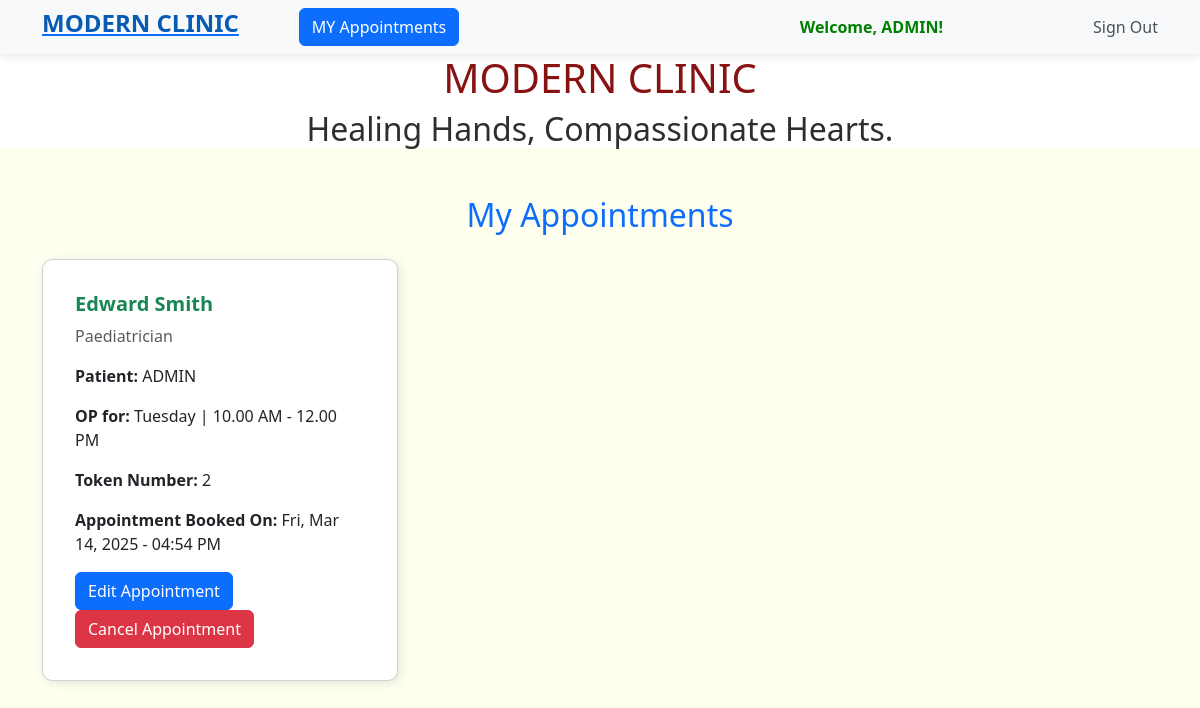
Page /my_appointments/ (signed in) on the committed database.
### booking/models.py (models this page shows, shortened)
class Appointment(models.Model):
    user = models.ForeignKey(User,on_delete=models.CASCADE)
    contact_no = models.PositiveIntegerField(null=True)
    doctor = models.ForeignKey(TeamofDoctors,on_delete=models.CASCADE)
    token = models.OneToOneField(Token,on_delete=models.CASCADE)
    booking_datetime = models.DateTimeField(default=timezone.now)

class TeamofDoctors(models.Model):
    name = models.CharField(max_length=50,null=True,blank=True)
    specialization = models.CharField(max_length=50,null=True,blank=True)
    op_date = models.CharField(max_length=250,null=True,blank=True)

class Token(models.Model):
    doctor = models.ForeignKey(TeamofDoctors,on_delete=models.CASCADE)
    token_number = models.PositiveIntegerField()
    is_booked = models.BooleanField(default=False)

### booking/views.py (the view)
# urls.py: path('my_appointments/',views.view_appointments,name="my_appointments"),
@login_required
def view_appointments(request):
    appointments = Appointment.objects.filter(user=request.user)
    return render(request,"booking/my_appointments.html",{'appointments':appointments})

### booking/templates/booking/my_appointments.html (shortened to what this page needs)
<!DOCTYPE html>
{% extends 'booking/home.html'%}
{% block content %}
<html lang="en">
<head>
    <link rel="stylesheet" href="https://cdn.jsdelivr.net/npm/bootstrap@5.3.0/dist/css/bootstrap.min.css">
</head>
<body>
    <div class="container mt-5">
        <h2 class="text-center text-primary mb-4">My Appointments</h2>
        <div class="row">
            {% if appointments %}
                {% for appointment in appointments %}
                <div class="col-md-4 mb-4">
                    <div class="card appointment-card p-3">
                        <div class="card-body">
                            <h5 class="card-title text-success"><strong>{{ appointment.doctor.name }}</strong></h5>
                            <p class="text-muted">{{ appointment.doctor.specialization }}</p>
                            <p><strong>Patient:</strong> {{ appointment.user | upper}}</p>
                            <p><strong>OP for:</strong> {{ appointment.doctor.op_date}}</p>
                            <p><strong>Token Number:</strong> {{ appointment.token.token_number }}</p>
                            <p><strong>Appointment Booked On: </strong>{{ appointment.booking_datetime|date:"D, M d, Y - h:i A" }}</p>
                            <a href="{% url 'edit_appointment' appointment.doctor.id appointment.token.token_number %}"><button class="btn btn-primary">Edit Appointment</button></a>
                           <a href="{% url 'cancel_appointment' appointment.doctor.id appointment.token.token_number %}"><button class="btn btn-danger">Cancel Appointment</button></a>
                        </div>
                    </div>
                </div>
                {% endfor %}
            {% else %}
                <div class="col-12 text-center">
                    <h4 class="text-danger">No Appointments Found</h4>
                </div>
            {% endif %}
        </div>
    </div>
</body>
</html>
{% endblock %}

### booking/templates/booking/home.html (shortened to what this page needs)
<!DOCTYPE html>
<html lang="en">
<head>
    <link rel="stylesheet" href="https://cdn.jsdelivr.net/npm/bootstrap@5.3.0/dist/css/bootstrap.min.css">
     <link href="https://cdn.jsdelivr.net/npm/bootstrap@5.3.0/dist/css/bootstrap.min.css" rel="stylesheet">
</head>
   <nav class="navbar navbar-expand-lg">
    <div class="container">
         <a href="{% url 'home' %}"><h4 style="color: #085bb5;"><strong>MODERN CLINIC</strong></h4></a>
         <a href="{% url 'my_appointments' %}"><button class="btn btn-primary" style="margin-left: 60px;">MY Appointments</button></a>
        <div class="collapse navbar-collapse" id="navbarNav">
            <ul class="navbar-nav ms-auto">
                {% if user.is_authenticated %}
                    <li class="nav-item" style="margin-right: 150px;">
                        <span class="nav-item welcome-text"><strong style="color:green ;">Welcome, {{ user.username | upper}}!</strong></span>
                    </li>
                    <li class="nav-item">
                        <form method="post" action="{% url 'sign_out' %}" class="d-inline">
                            <button type="submit" class="nav-link btn btn-link" style="border: none; padding: 0; background: none;">
                                Sign Out
                            </button>
                        </form>
                    </li>
                {% endif %}
            </ul>
        </div>
    </div>
</nav>
<body style="background-color: ivory;">
    <div style="text-align: center;background-color: rgb(255, 255, 255);">
        <h1 style="color: rgb(136, 17, 17);">MODERN CLINIC</h1>
        <H2 style="color: rgb(46, 46, 46);font-family:inherit;">Healing Hands, Compassionate Hearts.</H2>
    </div>
    {% block content %}{% endblock %}
</body>
</html>

### booking/templates/booking/home.html (style rules this page uses)
body { background-color: #f1f3f5; }
.navbar { background-color: #f8f9fa !important; box-shadow: 0px 2px 10px rgba(0, 0, 0, 0.1); }
.nav-link { color: #495057 !important; transition: 0.3s; }
.welcome-text { font-weight: bold; color: #007bff; }

### booking/templates/booking/my_appointments.html (style rules this page uses)
body { background-color: #f8f9fa; }
.appointment-card { border-radius: 10px; box-shadow: 2px 2px 10px rgba(0, 0, 0, 0.1); transition: transform 0.3s ease-in-out; }

### rows in the picture
Appointment: doctor.name "Edward Smith", doctor.specialization "Paediatrician", user "ADMIN", doctor.op_date "Tuesday | 10.00 AM - 12.00 PM", token.token_number "2", booking_datetime "Fri, Mar 14, 2025 - 04:54 PM"

### other values in the picture
{{ user.username | upper }} "ADMIN"
